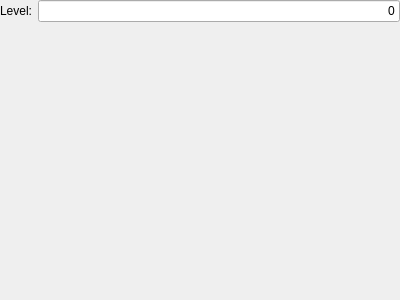
<?xml version="1.0" encoding="UTF-8"?>
<ui version="4.0">
 <class>ConstantEffectSettings</class>
 <widget class="QWidget" name="ConstantEffectSettings">
  <property name="geometry">
   <rect>
    <x>0</x>
    <y>0</y>
    <width>400</width>
    <height>300</height>
   </rect>
  </property>
  <property name="sizePolicy">
   <sizepolicy hsizetype="Preferred" vsizetype="Preferred">
    <horstretch>0</horstretch>
    <verstretch>0</verstretch>
   </sizepolicy>
  </property>
  <property name="minimumSize">
   <size>
    <width>400</width>
    <height>300</height>
   </size>
  </property>
  <property name="windowTitle">
   <string>Form</string>
  </property>
  <layout class="QVBoxLayout" name="verticalLayout">
   <property name="leftMargin">
    <number>0</number>
   </property>
   <property name="topMargin">
    <number>0</number>
   </property>
   <property name="rightMargin">
    <number>0</number>
   </property>
   <property name="bottomMargin">
    <number>0</number>
   </property>
   <item>
    <layout class="QFormLayout" name="formLayout">
     <property name="sizeConstraint">
      <enum>QLayout::SetMinimumSize</enum>
     </property>
     <item row="0" column="0">
      <widget class="QLabel" name="ql_level">
       <property name="sizePolicy">
        <sizepolicy hsizetype="Preferred" vsizetype="Preferred">
         <horstretch>0</horstretch>
         <verstretch>0</verstretch>
        </sizepolicy>
       </property>
       <property name="text">
        <string>Level:</string>
       </property>
      </widget>
     </item>
     <item row="0" column="1">
      <widget class="QLineEdit" name="qle_level">
       <property name="text">
        <string>0</string>
       </property>
       <property name="alignment">
        <set>Qt::AlignRight|Qt::AlignTrailing|Qt::AlignVCenter</set>
       </property>
      </widget>
     </item>
    </layout>
   </item>
   <item>
    <widget class="EnvelopeSettings" name="qwid_envelope" native="true">
     <property name="sizePolicy">
      <sizepolicy hsizetype="Preferred" vsizetype="MinimumExpanding">
       <horstretch>0</horstretch>
       <verstretch>0</verstretch>
      </sizepolicy>
     </property>
     <property name="minimumSize">
      <size>
       <width>0</width>
       <height>0</height>
      </size>
     </property>
    </widget>
   </item>
  </layout>
 </widget>
 <customwidgets>
  <customwidget>
   <class>EnvelopeSettings</class>
   <extends>QWidget</extends>
   <header>envelopesettings.h</header>
   <container>1</container>
  </customwidget>
 </customwidgets>
 <resources/>
 <connections/>
</ui>
